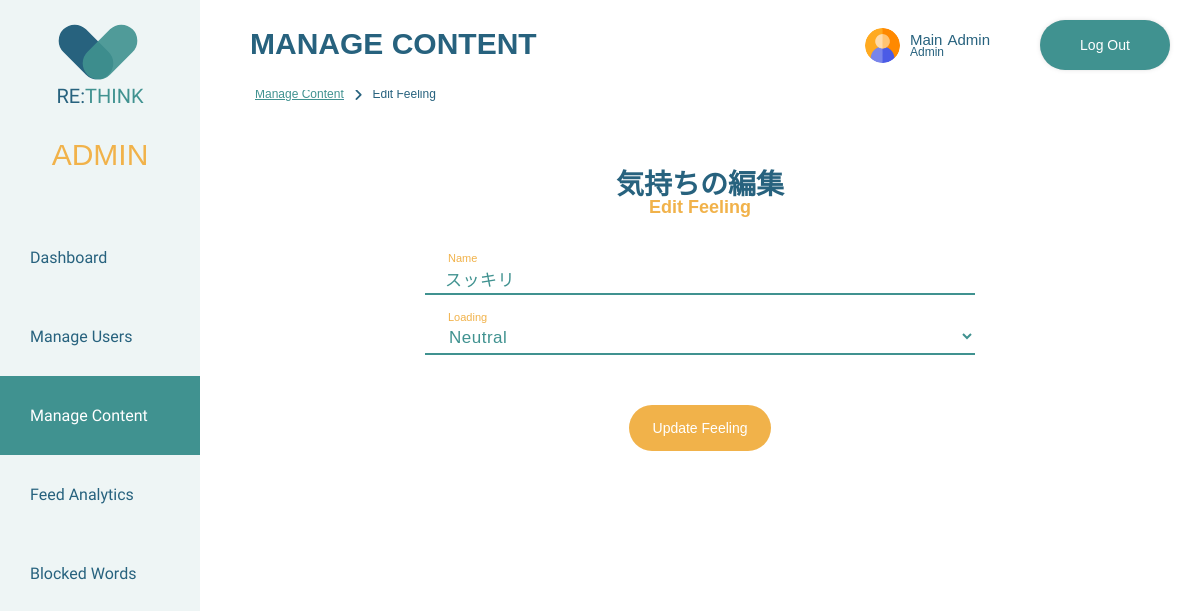
The page /rethink/admin/content_management/edit_content/edit_feeling.php?id=1 (signed in) on the database its author committed.
### tables this page shows
CREATE TABLE `users` (
  `UserID` int(11) NOT NULL,
  `FirstName` varchar(50) NOT NULL,
  `LastName` varchar(50) NOT NULL,
  `Username` varchar(30) DEFAULT NULL,
  `Email` varchar(50) NOT NULL,
  `Password` varchar(30) NOT NULL,
  `Role` varchar(1) NOT NULL,
  `Created` date DEFAULT NULL,
  `profileImg` varchar(100) DEFAULT NULL
);

CREATE TABLE `feelings` (
  `FeelingID` int(11) NOT NULL,
  `FeelingName` varchar(30) NOT NULL,
  `FeelingLoadingID` int(11) DEFAULT NULL
);

### rethink/server-side/shared/check_login.php (called while the page is built, shortened)
<?php
function check_login($con) {
	if(isset($_SESSION['UserID']))
	{
		$id = $_SESSION['UserID'];
		$query = "SELECT * FROM users WHERE UserID = '$id' limit 1";
		$result = mysqli_query($con,$query);
		if ($result && mysqli_num_rows($result) > 0) {
			$user_data = mysqli_fetch_assoc($result);
			return $user_data;
		}
	}
	die;
}

### rethink/admin/content_management/edit_content/edit_feeling.php (the view, shortened to what this page needs)
<?php
include(BASE_PATH . "connections.php");
include(BASE_PATH . "check_login.php");
include(BASE_PATH . "header/admin_layout.php");
$adminData = check_login($con);
?>
<!DOCTYPE html>
<html lang="en">
    <head>
        <?php includeHeadAssets(); ?>
    </head>
    <body>
        <header class="sidebar-navigation manage-contents-navigation">
            <?php renderAdminNavigation(); ?>
        </header>
        <?php renderAdminHeaderWithLogout($adminData); ?>
        <div class="admin-main-wrapper">
            <h2>Manage Content</h2>
            <div class="breadcrumbs breadcrumbs-admin">
                <a href="../manage_content.php">
                    <p>Manage Content</p>
                </a>
                <i class="fa-solid fa-angle-right fa-sm"></i>
                <p class="bread-active">Edit Feeling</p>
            </div>
            <div class="content-management-form-wrapper">
                <div class="content-management-header">
                    <h3>
                        <span class="japanese-title">気持ちの編集</span>
                        <span class="english-title">Edit Feeling</span>
                    </h3>
                </div>
                <?php
                if (isset($_GET['id'])) {
                    $feelingID = $_GET['id'];
                    $feelingQuery = "SELECT * FROM feelings WHERE FeelingID = $feelingID";
                    $feelingResult = mysqli_query($con, $feelingQuery);
                    if (mysqli_num_rows($feelingResult) > 0) {
                        foreach ($feelingResult as $feeling){ ?>
                            <form action="" method="POST" enctype="multipart/form-data">
                                <div class="input-container input-name
                                    <?php
                                    if (($feeling['FeelingName']) != '') {
                                        echo 'focus';
                                    }?>">
                                    <label for="">Name</label>
                                    <span>Name</span>
                                    <input type="text" name="FeelingName" value="<?php echo $feeling['FeelingName'];?>" class="input">
                                    <div class="error">
                                        <p><?= $error['name_missing'] ?? '' ?></p>
                                    </div>
                                </div>
                                <div class="input-container focus dropdown-container">
                                    <label for="">Loading</label>
                                    <span>Loading</span>
                                    <select name="FeelingLoadingID" required class="input">
                                        <option value="2" <?= $feeling['FeelingLoadingID'] == '2' ? 'selected':'' ?> >Neutral</option>
                                    </select>
                                    <div class="error">
                                        <p><?= $error['loading_missing'] ?? '' ?></p>
                                    </div>
                                </div>
                                <div class="button-wrapper">
                                    <button type="submit" name="update-feeling" class="primary-btn">Update Feeling</button>
                                </div>
                            </form>
                        <?php }
                    }
                }
                ?>
            </div>
        </div>
    </body>
</html>

### rethink/server-side/shared/header/admin_layout.php (shortened to what this page needs)
<?php
function hsc($hsc)
{
	return htmlspecialchars($hsc, ENT_QUOTES);
}
function includeHeadAssets(){
    echo '
        <meta charset="utf-8">
        <title>RE:THINK</title>
        <script src="https://kit.fontawesome.com/4f1988a159.js"></script>
        <link rel="preconnect" href="https://fonts.googleapis.com">
        <link rel="preconnect" href="https://fonts.gstatic.com" crossorigin>
        <link href="https://fonts.googleapis.com/css2?family=Gudea&display=swap" rel="stylesheet">
        <link rel="stylesheet" href="' . BASE_URL . './assets/css/shared.css">
        <link rel="stylesheet" href="' . BASE_URL . './assets/css/admin.css">
        <script src="'. BASE_URL . 'assets/javascript/input_handler.js" defer></script>
        <script src="'. BASE_URL . 'assets/javascript/alert_handler.js" defer></script>
        <script src="'. BASE_URL . 'assets/javascript/icon_selection_modal.js" defer></script>
        <script language="JavaScript" type="text/javascript">
            function checkDelete(){
                return confirm("本当に削除しますか？"); // "Are you sure you want to delete"? in Japanese
            }
        </script>
    ';
}
function renderAdminNavigation(){
    echo "
        <nav>
            <a href='". BASE_URL . "admin/admin_dashboard.php'>
                <div class='heart-header'>
                    <div class='heart'>
                        <div class='heart-left'></div>
                        <div class='heart-right'></div>
                    </div>
                    <div class='name-header'>RE:<span>THINK</span></div>
                </div>
            </a>
            <div class='header-admin-text'>
                <p>ADMIN</p>
            </div>
            <ul>
                <a href='". BASE_URL . "admin/admin_dashboard.php' class='dashboard-active'>
                    <li class='hover-underline-animation'>Dashboard</li>
                </a>
                <a href='". BASE_URL . "admin/user_management/manage_users.php' class='manage-users-active'>
                    <li class='hover-underline-animation'>Manage Users</li>
                </a>
                <a href='". BASE_URL . "admin/content_management/manage_content.php' class='manage-contents-active'>
                    <li class='hover-underline-animation'>Manage Content</li>
                </a>
                <a href='". BASE_URL . "admin/user_feed/user_feed_analytics.php' class='user-feed-active'>
                    <li class='hover-underline-animation'>Feed Analytics</li>
                </a>
                <a href='". BASE_URL . "admin/blocked_words/manage_blocked_words.php' class='blocked-words-active'>
                    <li class='hover-underline-animation'>Blocked Words</li>
                </a>
            </ul>
        </nav>
    ";
}
function renderAdminHeaderWithLogout($admin_data){
    echo "
    <div class='top-header'>
        <a href='" . BASE_URL . "admin/admin_profile/admin_profile.php'>
            <div class='header-display'>
                <div class='header-icon'>
                    <img src='" . BASE_URL . "assets/user-img/" .hsc($admin_data['profileImg'])."' alt='Admin Profile Image'>
                </div>
                <div class='header-name-wrapper'>
                    <div class='header-name'>
                        <p class='header-fname'>" .hsc($admin_data['FirstName'])."</p>
                        <p class='header-lname'>" .hsc($admin_data['LastName'])."</p>
                    </div>
                    <div class='header-title'>
                        <p>Admin</p>
                    </div>
                </div>
            </div>
        </a>
        <a href='". BASE_URL . "server-side/shared/logout.php'>
            <div class='logout-sticky'>Log Out</div>
        </a>
    </div>
    ";
}
?>

### rethink/assets/css/admin.css (style rules this page uses)
:root { --primary-color: #27627E; --secondary-color: #409290; --accent-color: #f1b24a; --background-color: #eef5f5; --admin-color-deep-teal: #27627E; --admin-color-sky-blue: #9DC3E6; --admin-color-aqua-green: #8BCCCA; --admin-golden-tangerine: #f7a420; --admin-color-golden-honey: #f1b14acc; --color-white: #fff; --color-off-white: #fefefe; --color-gray-1: #ddd; --color-gray-2: #cdcdcd; --color-gray-3: #A6A6A6; --color-gray-4: #989898; --color-gray-5: #6d6d6d; --color-gray-6: #4d4d4d; --color-gray-7: #26282ac6; --color-red: #cb3d3d; --color-brick-red: #924040; --color-soft-amber: #f1b14a6d; --color-golden-orange: #e48e00; --great-mood-color: #812061; --good-mood-color: #EB6694; --okay-mood-color: #8BCCCA; --bad-mood-color: #9DC3E6; --awful-mood-color: #27627E; }
.admin-main-wrapper { padding-left: 200px; padding-top: 100px; height: 100%; }
.admin-main-wrapper h2 { position: fixed; font-size: 30px; top: 2px; left: 250px; text-transform: uppercase; z-index: 25; }
.error { position: absolute; right: 0; }
.error p, .error-icon p { margin: 0; padding: 3px !important; font-size: 12px !important; color: red !important; }
.content-management-form-wrapper { width: 55%; margin: 10px auto; background-color: var(--color-white);; }
.content-management-form-wrapper .content-management-header { display: flex; justify-content: center; text-align: center; }
.content-management-form-wrapper .content-management-header h3 { display: flex; flex-direction: column; }
.content-management-form-wrapper .input-container { position: relative; margin: 22px 0; }
.input-name label { font-size: 15px; font-weight: 400px; color: var(--accent-color); position: absolute; top: 50%; left:15px; transform: translateY(-50%); padding: 0 8px; pointer-events: none; z-index: 30; transition: 0.5s; }
.content-management-form-wrapper .input-name.focus label { top: 0; transform: translateY(-50%); left: 15px; font-size: 11px; }
.content-management-form-wrapper .input-container span { font-size: 10px; position: absolute; top: 0; left: 16px; transform: translateY(-50%); padding: 0 8px; color: transparent; pointer-events: none; z-index: 20; }
.content-management-form-wrapper .input-container span:before, .content-management-form-wrapper .input-container span:after { content: ""; position: absolute; width: 10%; opacity: 0; transition: 0.3s; height: 5px; top: 50%; transform: translateY(-50%); }
.content-management-form-wrapper .input-container span:before { left: 50%; }
.content-management-form-wrapper .input-container span:after { right: 50%; }
.content-management-form-wrapper .input-container.focus span:before, .content-management-form-wrapper .input-container.focus span:after { width: 50%; opacity: 1; }
.content-management-form-wrapper .input-container .input { width: 100%; color: var(--secondary-color); font-size: 17px; font-family: "游ゴシック体", YuGothic, "游ゴシック Medium", "Yu Gothic Medium", "游ゴシック", "Yu Gothic", sans-serif; font-weight: 500; letter-spacing: 0.5px; box-sizing: border-box; outline: none; border: none; border-bottom: 2px solid var(--secondary-color); background: none; padding: 10px 20px 5px; transition: 0.3s; }
.content-management-form-wrapper .input-container p { font-size: 15px; font-weight: 400px; color: var(--accent-color); margin-left:15px; margin-bottom: 5px; }
.content-management-form-wrapper .button-wrapper { margin: 50px auto; justify-content: center; display: flex; }
.content-management-form-wrapper .button-wrapper button { border: none; color: var(--color-white); }
.dropdown-container label { font-weight: 400px; color: var(--accent-color); position: absolute; top: 50%; left:15px; transform: translateY(-50%); padding: 5px 8px; pointer-events: none; z-index: 30; transition: 0.5s; }
.dropdown-container.focus label { top: 0; transform: translateY(-50%); left: 15px; font-size: 11px; }
.dropdown-container.focus span:before, .dropdown-container.focus span:after { width: 50%; opacity: 1; }

### rows shown on the page
users: profileImg (picture), FirstName "Main", LastName "Admin"
feelings: FeelingName "スッキリ", FeelingLoadingID "Neutral"
